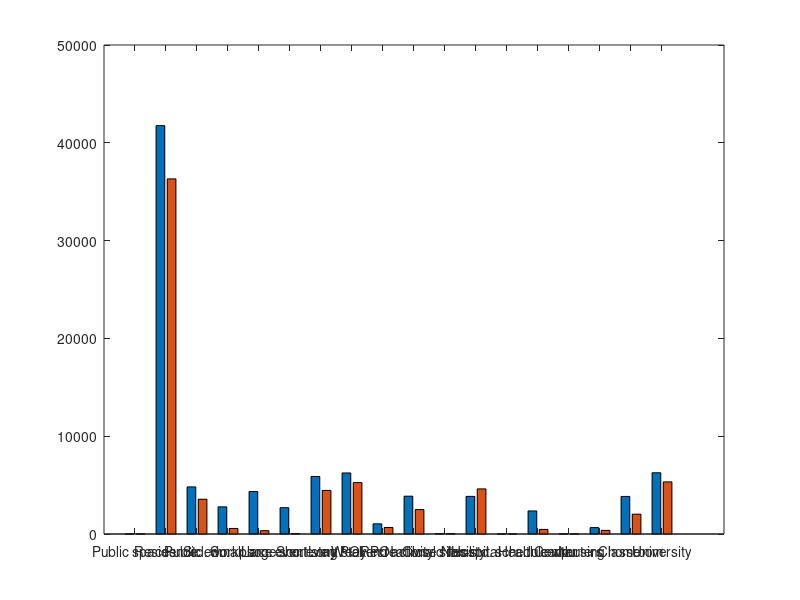

MATLAB code for this plot: (Note: this script raises an error after producing the figure.)
close all;
%%Wave 1

%    'Infection locations'
avg_loc_1 =   1.0e+04 * [0.0002    1.1711    0.0978    0.0161    0.0339    0.0008    0.1165    0.1196    0.0233    0.0954    0.0006    0.2099    0.0000    0.0279 ...
    0.0010    0.0353    0.0624    0.1439;    0.0004    4.0015    0.4605    0.2683    0.4154    0.2578    0.5597    0.5800    0.1002    0.3774 ...
    0.0045    0.3609    0.0006    0.2276    0.0006    0.0655    0.3665    0.6071];


std_loc_1= [1.1929  846.2279   95.3936   19.5451   33.5131    8.2001   89.7438  114.5430   24.3828   98.4864    3.6916  127.1740    0.3038   36.6915 ...
    1.5317   39.2745   60.5881  140.7055;    1.8397  356.7798   63.0239   61.5238   53.8778   30.9015  110.5081  103.8142   25.0035   49.4167 ...
    6.5555   63.3748    1.8947   52.0551    1.7328   17.4764   53.6676   93.9156];

avg_loc_2 = 1.0e+04 * [0.0003    2.4599    0.2577    0.0406    0.0003    0.0045    0.3292    0.4062    0.0436    0.1548    0.0047    0.2515    0.0007    0.0191 ...
    0.0004    0.0018    0.1402    0.3891;    0.0001    0.1742    0.0210    0.0095    0.0190    0.0115    0.0283    0.0442    0.0039    0.0092...
    0.0002    0.0238    0.0001    0.0082    0.0002    0.0001    0.0175    0.0193];


std_loc_2 =    1.0e+03 * [0.0019    1.3493    0.1682    0.0286    0.0025    0.0193    0.1877    0.2220    0.0381    0.1055    0.0194    0.0862    0.0040    0.0220 ...
    0.0013    0.0205    0.0733    0.3187;    0.0009    0.3000    0.0539    0.0245    0.0308    0.0212    0.0636    0.0885    0.0066    0.0202...
    0.0022    0.0394    0.0008    0.0178    0.0011    0.0006    0.0440    0.0411];

bothwaves_avg = flip(avg_loc_1+avg_loc_2);
bothwaves_std = flip((std_loc_1+std_loc_2)./2);

        figure; %3B
		scenarionames = {'Free spread';'Default restrictions'};
        angle = 45;
		avmat = bothwaves_avg;%./sum(bothwaves_avg,2).*100;%[avg_loc_1./sum(avg_loc_1);avg_loc_2./sum(avg_loc_2)].*100;
		sdmat = bothwaves_std;%./sum(bothwaves_avg,2).*100;
		h = bar(avmat');
        xticks(1:size(avmat,2));
        xticklabels({'Public spaces', %1
                    'Residence', %2
                    'Public edu.', %3
                    'Std. workplace',%4 
                    'Small soc. event',%5
                    'Large soc. event',%6
                    'Short stay POI',%7
                    'Long stay POI',%8
                    'Weekend activity',%9
                    'Recreational sites',%10
                    'Closed facility',%11
                    'Hospital',%12
                    'Non-std. schedule wp.',%13
                    'Health center',%14
                    'Commuters',%15
                    'Nursing home',%16
                    'Classroom',%17
                    'University'});%18
        set(h, {'DisplayName'}, scenarionames);
        hold on
        x_errorbar = zeros(1, numel(sdmat));
        for i = 1 : size(avmat,1)
            x_errorbar((i-1)*size(avmat,2)+1:i*size(avmat,2)) = h(i).XEndPoints;
        end
        h2 = errorbar(x_errorbar,reshape(avmat',1,numel(avmat)),reshape(sdmat',1,numel(sdmat)),'k','linestyle','none','HandleVisibility','off');
        hold off
        legend('Location','best')
        xtickangle(angle-15)
        ylabel('Number of infections')
        set(gca,'YScale','log')
        %ylim([0, 70]);
        title('Infections by location type')
        
        figure
        newcats = {'Residence','Education','Workplace','Services','Social events','Healthcare','Elderly home'};
        newcat_grps = {[2,11],[3,17,18],[4,13],[7,8,9,10,1],[5,6],[12,14],[16]};
        avmat = zeros(length(scenarionames),size(newcats,2));
        sdmat = zeros(length(scenarionames),size(newcats,2));
        for i = 1:size(avmat,2)
            avmat(:,i) = sum(bothwaves_avg(:,newcat_grps{i}),2);
            sdmat(:,i) = sum(bothwaves_std(:,newcat_grps{i}),2);
        end
        h = bar(avmat');
        xticks(1:size(avmat,2));
        xticklabels(newcats);
        set(h, {'DisplayName'}, scenarionames);
        hold on
        x_errorbar = zeros(1, numel(sdmat));
        for i = 1 : size(avmat,1)
            x_errorbar((i-1)*size(avmat,2)+1:i*size(avmat,2)) = h(i).XEndPoints;
        end
        h2 = errorbar(x_errorbar,reshape(avmat',1,numel(avmat)),reshape(sdmat',1,numel(sdmat)),'k','linestyle','none','HandleVisibility','off');
        hold off
        legend('Location','best')
        xtickangle(angle-15)
        ylabel('Number of infections')
        set(gca,'YScale','log')
        %ylim([0, 70]);
        title('Infections by location type')
        
        
